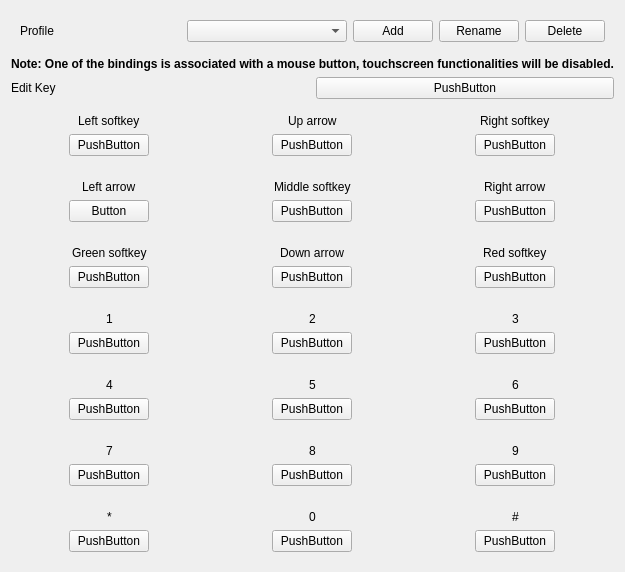
     <widget class="QWidget" name="control_widget">
      <property name="sizePolicy">
       <sizepolicy hsizetype="Preferred" vsizetype="Fixed">
        <horstretch>0</horstretch>
        <verstretch>0</verstretch>
       </sizepolicy>
      </property>
      <attribute name="title">
       <string>Control</string>
      </attribute>
      <layout class="QVBoxLayout" name="verticalLayout_25">
       <item>
        <widget class="QWidget" name="control_profile_widget" native="true">
         <property name="sizePolicy">
          <sizepolicy hsizetype="Preferred" vsizetype="Maximum">
           <horstretch>0</horstretch>
           <verstretch>0</verstretch>
          </sizepolicy>
         </property>
         <layout class="QHBoxLayout" name="control_profile_layout">
          <item>
           <widget class="QLabel" name="control_profile_label">
            <property name="text">
             <string>Profile</string>
            </property>
           </widget>
          </item>
          <item>
           <widget class="QComboBox" name="control_profile_combobox">
            <property name="sizePolicy">
             <sizepolicy hsizetype="Preferred" vsizetype="Fixed">
              <horstretch>0</horstretch>
              <verstretch>0</verstretch>
             </sizepolicy>
            </property>
           </widget>
          </item>
          <item>
           <widget class="QPushButton" name="control_profile_add_btn">
            <property name="sizePolicy">
             <sizepolicy hsizetype="Fixed" vsizetype="Fixed">
              <horstretch>0</horstretch>
              <verstretch>0</verstretch>
             </sizepolicy>
            </property>
            <property name="text">
             <string>Add</string>
            </property>
           </widget>
          </item>
          <item>
           <widget class="QPushButton" name="control_profile_rename_btn">
            <property name="sizePolicy">
             <sizepolicy hsizetype="Fixed" vsizetype="Fixed">
              <horstretch>0</horstretch>
              <verstretch>0</verstretch>
             </sizepolicy>
            </property>
            <property name="text">
             <string>Rename</string>
            </property>
           </widget>
          </item>
          <item>
           <widget class="QPushButton" name="control_profile_delete_btn">
            <property name="sizePolicy">
             <sizepolicy hsizetype="Fixed" vsizetype="Fixed">
              <horstretch>0</horstretch>
              <verstretch>0</verstretch>
             </sizepolicy>
            </property>
            <property name="text">
             <string>Delete</string>
            </property>
           </widget>
          </item>
         </layout>
        </widget>
       </item>
       <item>
        <widget class="QLabel" name="touchscreen_disable_label">
         <property name="enabled">
          <bool>true</bool>
         </property>
         <property name="font">
          <font>
           <bold>true</bold>
          </font>
         </property>
         <property name="text">
          <string>Note: One of the bindings is associated with a mouse button, touchscreen functionalities will be disabled.</string>
         </property>
        </widget>
       </item>
       <item>
        <layout class="QHBoxLayout" name="control_bind_edit_layout">
         <item>
          <widget class="QLabel" name="control_bind_edit_label">
           <property name="text">
            <string>Edit Key</string>
           </property>
          </widget>
         </item>
         <item>
          <widget class="QPushButton" name="control_bind_edit_btn">
           <property name="text">
            <string notr="true">PushButton</string>
           </property>
          </widget>
         </item>
        </layout>
       </item>
       <item>
        <layout class="QHBoxLayout" name="control_bind_row1_layout">
         <item>
          <widget class="QWidget" name="control_bind_left_softkey_widget" native="true">
           <property name="sizePolicy">
            <sizepolicy hsizetype="Preferred" vsizetype="Preferred">
             <horstretch>0</horstretch>
             <verstretch>0</verstretch>
            </sizepolicy>
           </property>
           <layout class="QVBoxLayout" name="verticalLayout">
            <item alignment="Qt::AlignHCenter">
             <widget class="QLabel" name="control_bind_left_softkey_label">
              <property name="text">
               <string>Left softkey</string>
              </property>
             </widget>
            </item>
            <item alignment="Qt::AlignHCenter">
             <widget class="QPushButton" name="control_bind_left_softkey_btn">
              <property name="sizePolicy">
               <sizepolicy hsizetype="Minimum" vsizetype="Fixed">
                <horstretch>0</horstretch>
                <verstretch>0</verstretch>
               </sizepolicy>
              </property>
              <property name="minimumSize">
               <size>
                <width>0</width>
                <height>0</height>
               </size>
              </property>
              <property name="text">
               <string notr="true">PushButton</string>
              </property>
             </widget>
            </item>
           </layout>
          </widget>
         </item>
         <item>
          <widget class="QWidget" name="control_bind_up_arrow_widget" native="true">
           <property name="sizePolicy">
            <sizepolicy hsizetype="Preferred" vsizetype="Preferred">
             <horstretch>0</horstretch>
             <verstretch>0</verstretch>
            </sizepolicy>
           </property>
           <layout class="QVBoxLayout" name="verticalLayout_4">
            <item alignment="Qt::AlignHCenter">
             <widget class="QLabel" name="control_bind_up_arrow_label">
              <property name="text">
               <string>Up arrow</string>
              </property>
             </widget>
            </item>
            <item alignment="Qt::AlignHCenter">
             <widget class="QPushButton" name="control_bind_up_arrow_btn">
              <property name="sizePolicy">
               <sizepolicy hsizetype="Fixed" vsizetype="Fixed">
                <horstretch>0</horstretch>
                <verstretch>0</verstretch>
               </sizepolicy>
              </property>
              <property name="text">
               <string notr="true">PushButton</string>
              </property>
             </widget>
            </item>
           </layout>
          </widget>
         </item>
         <item>
          <widget class="QWidget" name="control_bind_right_softkey_widget" native="true">
           <property name="sizePolicy">
            <sizepolicy hsizetype="Preferred" vsizetype="Preferred">
             <horstretch>0</horstretch>
             <verstretch>0</verstretch>
            </sizepolicy>
           </property>
           <layout class="QVBoxLayout" name="verticalLayout_5">
            <item alignment="Qt::AlignHCenter">
             <widget class="QLabel" name="control_bind_right_softkey_label">
              <property name="text">
               <string>Right softkey</string>
              </property>
             </widget>
            </item>
            <item alignment="Qt::AlignHCenter">
             <widget class="QPushButton" name="control_bind_right_softkey_btn">
              <property name="sizePolicy">
               <sizepolicy hsizetype="Fixed" vsizetype="Fixed">
                <horstretch>0</horstretch>
                <verstretch>0</verstretch>
               </sizepolicy>
              </property>
              <property name="text">
               <string notr="true">PushButton</string>
              </property>
             </widget>
            </item>
           </layout>
          </widget>
         </item>
        </layout>
       </item>
       <item>
        <layout class="QHBoxLayout" name="control_bind_row2_layout">
         <item>
          <widget class="QWidget" name="control_bind_left_arrow_widget" native="true">
           <property name="sizePolicy">
            <sizepolicy hsizetype="Preferred" vsizetype="Preferred">
             <horstretch>0</horstretch>
             <verstretch>0</verstretch>
            </sizepolicy>
           </property>
           <layout class="QVBoxLayout" name="verticalLayout_6">
            <item alignment="Qt::AlignHCenter">
             <widget class="QLabel" name="control_bind_left_arrow_label">
              <property name="text">
               <string>Left arrow</string>
              </property>
             </widget>
            </item>
            <item alignment="Qt::AlignHCenter">
             <widget class="QPushButton" name="control_bind_left_arrow_btn">
              <property name="sizePolicy">
               <sizepolicy hsizetype="Fixed" vsizetype="Fixed">
                <horstretch>0</horstretch>
                <verstretch>0</verstretch>
               </sizepolicy>
              </property>
              <property name="text">
               <string notr="true">Button</string>
              </property>
             </widget>
            </item>
           </layout>
          </widget>
         </item>
         <item>
          <widget class="QWidget" name="control_bind_mid_softkey_widget" native="true">
           <property name="sizePolicy">
            <sizepolicy hsizetype="Preferred" vsizetype="Preferred">
             <horstretch>0</horstretch>
             <verstretch>0</verstretch>
            </sizepolicy>
           </property>
           <layout class="QVBoxLayout" name="verticalLayout_7">
            <item alignment="Qt::AlignHCenter">
             <widget class="QLabel" name="control_bind_mid_softkey_label">
              <property name="text">
               <string>Middle softkey</string>
              </property>
             </widget>
            </item>
            <item alignment="Qt::AlignHCenter">
             <widget class="QPushButton" name="control_bind_mid_softkey_btn">
              <property name="sizePolicy">
               <sizepolicy hsizetype="Fixed" vsizetype="Fixed">
                <horstretch>0</horstretch>
                <verstretch>0</verstretch>
               </sizepolicy>
              </property>
              <property name="text">
               <string notr="true">PushButton</string>
              </property>
             </widget>
            </item>
           </layout>
          </widget>
         </item>
         <item>
          <widget class="QWidget" name="control_bind_right_arrow_widget" native="true">
           <property name="sizePolicy">
            <sizepolicy hsizetype="Preferred" vsizetype="Preferred">
             <horstretch>0</horstretch>
             <verstretch>0</verstretch>
            </sizepolicy>
           </property>
           <layout class="QVBoxLayout" name="verticalLayout_8">
            <item alignment="Qt::AlignHCenter">
             <widget class="QLabel" name="control_bind_right_arrow_label">
              <property name="text">
               <string>Right arrow</string>
              </property>
             </widget>
            </item>
            <item alignment="Qt::AlignHCenter">
             <widget class="QPushButton" name="control_bind_right_arrow_btn">
              <property name="sizePolicy">
               <sizepolicy hsizetype="Fixed" vsizetype="Fixed">
                <horstretch>0</horstretch>
                <verstretch>0</verstretch>
               </sizepolicy>
              </property>
              <property name="text">
               <string notr="true">PushButton</string>
              </property>
             </widget>
            </item>
           </layout>
          </widget>
         </item>
        </layout>
       </item>
       <item>
        <layout class="QHBoxLayout" name="control_bind_row3_layout">
         <item>
          <widget class="QWidget" name="control_bind_green_softkey_widget" native="true">
           <property name="sizePolicy">
            <sizepolicy hsizetype="Preferred" vsizetype="Preferred">
             <horstretch>0</horstretch>
             <verstretch>0</verstretch>
            </sizepolicy>
           </property>
           <layout class="QVBoxLayout" name="verticalLayout_9">
            <item alignment="Qt::AlignHCenter">
             <widget class="QLabel" name="control_bind_green_softkey_label">
              <property name="text">
               <string>Green softkey</string>
              </property>
             </widget>
            </item>
            <item alignment="Qt::AlignHCenter">
             <widget class="QPushButton" name="control_bind_green_softkey_btn">
              <property name="sizePolicy">
               <sizepolicy hsizetype="Fixed" vsizetype="Fixed">
                <horstretch>0</horstretch>
                <verstretch>0</verstretch>
               </sizepolicy>
              </property>
              <property name="text">
               <string notr="true">PushButton</string>
              </property>
             </widget>
            </item>
           </layout>
          </widget>
         </item>
         <item>
          <widget class="QWidget" name="control_bind_down_arrow_widget" native="true">
           <property name="sizePolicy">
            <sizepolicy hsizetype="Preferred" vsizetype="Preferred">
             <horstretch>0</horstretch>
             <verstretch>0</verstretch>
            </sizepolicy>
           </property>
           <layout class="QVBoxLayout" name="verticalLayout_10">
            <item alignment="Qt::AlignHCenter">
             <widget class="QLabel" name="control_bind_down_arrow_label">
              <property name="text">
               <string>Down arrow</string>
              </property>
             </widget>
            </item>
            <item alignment="Qt::AlignHCenter">
             <widget class="QPushButton" name="control_bind_down_arrow_btn">
              <property name="sizePolicy">
               <sizepolicy hsizetype="Fixed" vsizetype="Fixed">
                <horstretch>0</horstretch>
                <verstretch>0</verstretch>
               </sizepolicy>
              </property>
              <property name="text">
               <string notr="true">PushButton</string>
              </property>
             </widget>
            </item>
           </layout>
          </widget>
         </item>
         <item>
          <widget class="QWidget" name="control_bind_red_softkey_widget" native="true">
           <property name="sizePolicy">
            <sizepolicy hsizetype="Preferred" vsizetype="Preferred">
             <horstretch>0</horstretch>
             <verstretch>0</verstretch>
            </sizepolicy>
           </property>
           <layout class="QVBoxLayout" name="verticalLayout_11">
            <item alignment="Qt::AlignHCenter">
             <widget class="QLabel" name="control_bind_red_softkey_label">
              <property name="text">
               <string>Red softkey</string>
              </property>
             </widget>
            </item>
            <item alignment="Qt::AlignHCenter">
             <widget class="QPushButton" name="control_bind_red_softkey_btn">
              <property name="sizePolicy">
               <sizepolicy hsizetype="Fixed" vsizetype="Fixed">
                <horstretch>0</horstretch>
                <verstretch>0</verstretch>
               </sizepolicy>
              </property>
              <property name="text">
               <string notr="true">PushButton</string>
              </property>
             </widget>
            </item>
           </layout>
          </widget>
         </item>
        </layout>
       </item>
       <item>
        <layout class="QHBoxLayout" name="control_bind_row4_layout">
         <item>
          <widget class="QWidget" name="control_bind_one_widget" native="true">
           <property name="sizePolicy">
            <sizepolicy hsizetype="Preferred" vsizetype="Preferred">
             <horstretch>0</horstretch>
             <verstretch>0</verstretch>
            </sizepolicy>
           </property>
           <layout class="QVBoxLayout" name="verticalLayout_13">
            <item alignment="Qt::AlignHCenter">
             <widget class="QLabel" name="control_bind_one_label">
              <property name="text">
               <string>1</string>
              </property>
             </widget>
            </item>
            <item alignment="Qt::AlignHCenter">
             <widget class="QPushButton" name="control_bind_one_btn">
              <property name="sizePolicy">
               <sizepolicy hsizetype="Fixed" vsizetype="Fixed">
                <horstretch>0</horstretch>
                <verstretch>0</verstretch>
               </sizepolicy>
              </property>
              <property name="text">
               <string notr="true">PushButton</string>
              </property>
             </widget>
            </item>
           </layout>
          </widget>
         </item>
         <item>
          <widget class="QWidget" name="control_bind_two_widget" native="true">
           <property name="sizePolicy">
            <sizepolicy hsizetype="Preferred" vsizetype="Preferred">
             <horstretch>0</horstretch>
             <verstretch>0</verstretch>
            </sizepolicy>
           </property>
           <layout class="QVBoxLayout" name="verticalLayout_14">
            <item alignment="Qt::AlignHCenter">
             <widget class="QLabel" name="control_bind_two_label">
              <property name="text">
               <string>2</string>
              </property>
             </widget>
            </item>
            <item alignment="Qt::AlignHCenter">
             <widget class="QPushButton" name="control_bind_two_btn">
              <property name="sizePolicy">
               <sizepolicy hsizetype="Fixed" vsizetype="Fixed">
                <horstretch>0</horstretch>
                <verstretch>0</verstretch>
               </sizepolicy>
              </property>
              <property name="text">
               <string notr="true">PushButton</string>
              </property>
             </widget>
            </item>
           </layout>
          </widget>
         </item>
         <item>
          <widget class="QWidget" name="control_bind_three_widget" native="true">
           <property name="sizePolicy">
            <sizepolicy hsizetype="Preferred" vsizetype="Preferred">
             <horstretch>0</horstretch>
             <verstretch>0</verstretch>
            </sizepolicy>
           </property>
           <layout class="QVBoxLayout" name="verticalLayout_15">
            <item alignment="Qt::AlignHCenter">
             <widget class="QLabel" name="control_bind_three_label">
              <property name="text">
               <string>3</string>
              </property>
             </widget>
            </item>
            <item alignment="Qt::AlignHCenter">
             <widget class="QPushButton" name="control_bind_three_btn">
              <property name="sizePolicy">
               <sizepolicy hsizetype="Fixed" vsizetype="Fixed">
                <horstretch>0</horstretch>
                <verstretch>0</verstretch>
               </sizepolicy>
              </property>
              <property name="text">
               <string notr="true">PushButton</string>
              </property>
             </widget>
            </item>
           </layout>
          </widget>
         </item>
        </layout>
       </item>
       <item>
        <layout class="QHBoxLayout" name="control_bind_row5_layout">
         <item>
          <widget class="QWidget" name="control_bind_four_widget" native="true">
           <property name="sizePolicy">
            <sizepolicy hsizetype="Preferred" vsizetype="Preferred">
             <horstretch>0</horstretch>
             <verstretch>0</verstretch>
            </sizepolicy>
           </property>
           <layout class="QVBoxLayout" name="verticalLayout_16">
            <item alignment="Qt::AlignHCenter">
             <widget class="QLabel" name="control_bind_four_label">
              <property name="text">
               <string>4</string>
              </property>
             </widget>
            </item>
            <item alignment="Qt::AlignHCenter">
             <widget class="QPushButton" name="control_bind_four_btn">
              <property name="sizePolicy">
               <sizepolicy hsizetype="Fixed" vsizetype="Fixed">
                <horstretch>0</horstretch>
                <verstretch>0</verstretch>
               </sizepolicy>
              </property>
              <property name="text">
               <string notr="true">PushButton</string>
              </property>
             </widget>
            </item>
           </layout>
          </widget>
         </item>
         <item>
          <widget class="QWidget" name="control_bind_five_widget" native="true">
           <property name="sizePolicy">
            <sizepolicy hsizetype="Preferred" vsizetype="Preferred">
             <horstretch>0</horstretch>
             <verstretch>0</verstretch>
            </sizepolicy>
           </property>
           <layout class="QVBoxLayout" name="verticalLayout_17">
            <item alignment="Qt::AlignHCenter">
             <widget class="QLabel" name="control_bind_five_label">
              <property name="text">
               <string>5</string>
              </property>
             </widget>
            </item>
            <item alignment="Qt::AlignHCenter">
             <widget class="QPushButton" name="control_bind_five_btn">
              <property name="sizePolicy">
               <sizepolicy hsizetype="Fixed" vsizetype="Fixed">
                <horstretch>0</horstretch>
                <verstretch>0</verstretch>
               </sizepolicy>
              </property>
              <property name="text">
               <string notr="true">PushButton</string>
              </property>
             </widget>
            </item>
           </layout>
          </widget>
         </item>
         <item>
          <widget class="QWidget" name="control_bind_six_widget" native="true">
           <property name="sizePolicy">
            <sizepolicy hsizetype="Preferred" vsizetype="Preferred">
             <horstretch>0</horstretch>
             <verstretch>0</verstretch>
            </sizepolicy>
           </property>
           <layout class="QVBoxLayout" name="verticalLayout_18">
            <item alignment="Qt::AlignHCenter">
             <widget class="QLabel" name="control_bind_six_label">
              <property name="text">
               <string>6</string>
              </property>
             </widget>
            </item>
            <item alignment="Qt::AlignHCenter">
             <widget class="QPushButton" name="control_bind_six_btn">
              <property name="text">
               <string notr="true">PushButton</string>
              </property>
             </widget>
            </item>
           </layout>
          </widget>
         </item>
        </layout>
       </item>
       <item>
        <layout class="QHBoxLayout" name="control_bind_row6_layout">
         <item>
          <widget class="QWidget" name="control_bind_seven_widget" native="true">
           <property name="sizePolicy">
            <sizepolicy hsizetype="Preferred" vsizetype="Preferred">
             <horstretch>0</horstretch>
             <verstretch>0</verstretch>
            </sizepolicy>
           </property>
           <layout class="QVBoxLayout" name="verticalLayout_19">
            <item alignment="Qt::AlignHCenter">
             <widget class="QLabel" name="control_bind_seven_label">
              <property name="text">
               <string>7</string>
              </property>
             </widget>
            </item>
            <item alignment="Qt::AlignHCenter">
             <widget class="QPushButton" name="control_bind_seven_btn">
              <property name="sizePolicy">
               <sizepolicy hsizetype="Fixed" vsizetype="Fixed">
                <horstretch>0</horstretch>
                <verstretch>0</verstretch>
               </sizepolicy>
              </property>
              <property name="text">
               <string notr="true">PushButton</string>
              </property>
             </widget>
            </item>
           </layout>
          </widget>
         </item>
         <item>
          <widget class="QWidget" name="control_bind_eight_widget" native="true">
           <property name="sizePolicy">
            <sizepolicy hsizetype="Preferred" vsizetype="Preferred">
             <horstretch>0</horstretch>
             <verstretch>0</verstretch>
            </sizepolicy>
           </property>
           <layout class="QVBoxLayout" name="verticalLayout_20">
            <item alignment="Qt::AlignHCenter">
             <widget class="QLabel" name="control_bind_eight_label">
              <property name="text">
               <string>8</string>
              </property>
             </widget>
            </item>
            <item alignment="Qt::AlignHCenter">
             <widget class="QPushButton" name="control_bind_eight_btn">
              <property name="sizePolicy">
               <sizepolicy hsizetype="Fixed" vsizetype="Fixed">
                <horstretch>0</horstretch>
                <verstretch>0</verstretch>
               </sizepolicy>
              </property>
              <property name="text">
               <string notr="true">PushButton</string>
              </property>
             </widget>
            </item>
           </layout>
          </widget>
         </item>
         <item>
          <widget class="QWidget" name="control_bind_nine_widget" native="true">
           <property name="sizePolicy">
            <sizepolicy hsizetype="Preferred" vsizetype="Preferred">
             <horstretch>0</horstretch>
             <verstretch>0</verstretch>
            </sizepolicy>
           </property>
           <layout class="QVBoxLayout" name="verticalLayout_21">
            <item alignment="Qt::AlignHCenter">
             <widget class="QLabel" name="control_bind_nine_label">
              <property name="text">
               <string>9</string>
              </property>
             </widget>
            </item>
            <item alignment="Qt::AlignHCenter">
             <widget class="QPushButton" name="control_bind_nine_btn">
              <property name="sizePolicy">
               <sizepolicy hsizetype="Fixed" vsizetype="Fixed">
                <horstretch>0</horstretch>
                <verstretch>0</verstretch>
               </sizepolicy>
              </property>
              <property name="text">
               <string notr="true">PushButton</string>
              </property>
             </widget>
            </item>
           </layout>
          </widget>
         </item>
        </layout>
       </item>
       <item>
        <layout class="QHBoxLayout" name="control_bind_row7_layout">
         <item>
          <widget class="QWidget" name="control_bind_star_widget" native="true">
           <property name="sizePolicy">
            <sizepolicy hsizetype="Preferred" vsizetype="Preferred">
             <horstretch>0</horstretch>
             <verstretch>0</verstretch>
            </sizepolicy>
           </property>
           <layout class="QVBoxLayout" name="verticalLayout_22">
            <item alignment="Qt::AlignHCenter">
             <widget class="QLabel" name="control_bind_star_label">
              <property name="text">
               <string>*</string>
              </property>
             </widget>
            </item>
            <item alignment="Qt::AlignHCenter">
             <widget class="QPushButton" name="control_bind_star_btn">
              <property name="sizePolicy">
               <sizepolicy hsizetype="Fixed" vsizetype="Fixed">
                <horstretch>0</horstretch>
                <verstretch>0</verstretch>
               </sizepolicy>
              </property>
              <property name="text">
               <string notr="true">PushButton</string>
              </property>
             </widget>
            </item>
           </layout>
          </widget>
         </item>
         <item>
          <widget class="QWidget" name="control_bind_zero_widget" native="true">
           <property name="sizePolicy">
            <sizepolicy hsizetype="Preferred" vsizetype="Preferred">
             <horstretch>0</horstretch>
             <verstretch>0</verstretch>
            </sizepolicy>
           </property>
           <layout class="QVBoxLayout" name="verticalLayout_23">
            <item alignment="Qt::AlignHCenter">
             <widget class="QLabel" name="control_bind_zero_label">
              <property name="text">
               <string>0</string>
              </property>
             </widget>
            </item>
            <item alignment="Qt::AlignHCenter">
             <widget class="QPushButton" name="control_bind_zero_btn">
              <property name="sizePolicy">
               <sizepolicy hsizetype="Fixed" vsizetype="Fixed">
                <horstretch>0</horstretch>
                <verstretch>0</verstretch>
               </sizepolicy>
              </property>
              <property name="text">
               <string notr="true">PushButton</string>
              </property>
             </widget>
            </item>
           </layout>
          </widget>
         </item>
         <item>
          <widget class="QWidget" name="control_bind_tag_widget" native="true">
           <property name="sizePolicy">
            <sizepolicy hsizetype="Preferred" vsizetype="Preferred">
             <horstretch>0</horstretch>
             <verstretch>0</verstretch>
            </sizepolicy>
           </property>
           <layout class="QVBoxLayout" name="verticalLayout_24">
            <item alignment="Qt::AlignHCenter">
             <widget class="QLabel" name="control_bind_tag_label">
              <property name="text">
               <string>#</string>
              </property>
             </widget>
            </item>
            <item alignment="Qt::AlignHCenter">
             <widget class="QPushButton" name="control_bind_tag_btn">
              <property name="sizePolicy">
               <sizepolicy hsizetype="Fixed" vsizetype="Fixed">
                <horstretch>0</horstretch>
                <verstretch>0</verstretch>
               </sizepolicy>
              </property>
              <property name="text">
               <string notr="true">PushButton</string>
              </property>
             </widget>
            </item>
           </layout>
          </widget>
         </item>
        </layout>
       </item>
      </layout>
     </widget>
